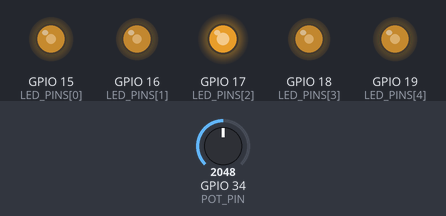
Bench run of a sketch on a simulated ESP32. Shown: output pins drawn as LEDs (lit = HIGH). Inputs (shaded band) come from the test bench; at power-on: GPIO 34 (POT_PIN) = 2048 (analog values on the 0–4095 scale).

Above: at 1.2 s.
1.3 s: GPIO 34 (POT_PIN) set to 2866
At 2.1 s:
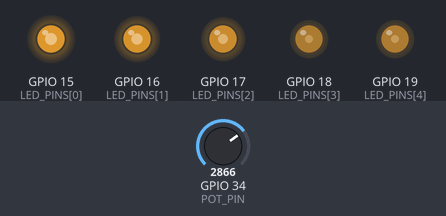
2.8 s: GPIO 34 (POT_PIN) set to 3603
At 3.4 s:
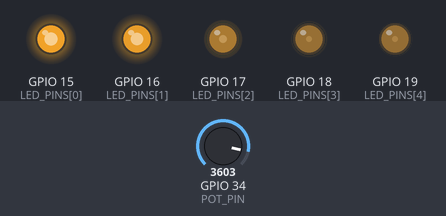
4.3 s: GPIO 34 (POT_PIN) set to 4095
At 5.5 s:
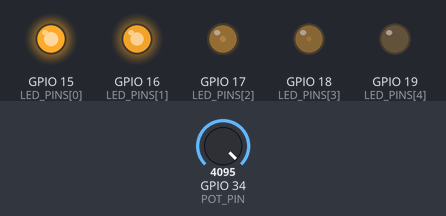
5.8 s: GPIO 34 (POT_PIN) set to 1228
At 6.9 s:
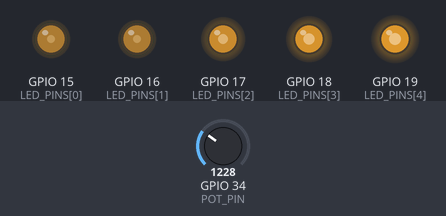
7.3 s: GPIO 34 (POT_PIN) set to 491
At 7.9 s:
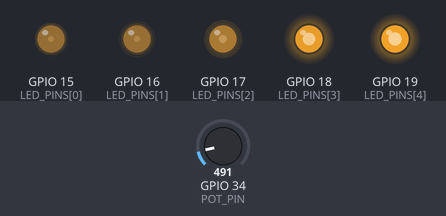
Timing chart, 0 to 9.8 s (numbered marks = the images above; inputs shaded):
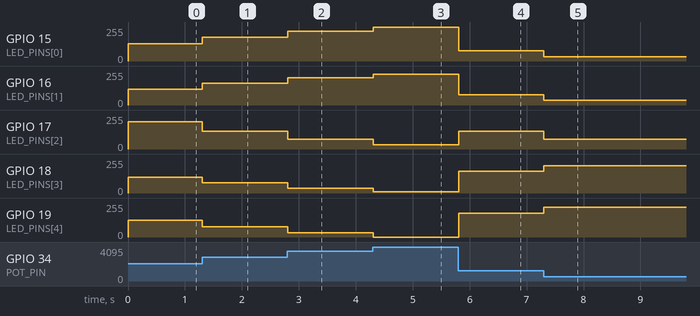

Measured:
- after the input at 1.3 s, GPIO 15 (LED_PINS[0]): 128/255 → 178/255 at once; GPIO 16 (LED_PINS[1]): 120/255 → 164/255 at once; GPIO 17 (LED_PINS[2]): 204/255 → 135/255 at once; GPIO 18 (LED_PINS[3]): 120/255 → 76/255 at once; GPIO 19 (LED_PINS[4]): 127/255 → 77/255 at once
- after the input at 2.8 s, GPIO 15 (LED_PINS[0]): 178/255 → 224/255 at once; GPIO 16 (LED_PINS[1]): 164/255 → 203/255 at once; GPIO 17 (LED_PINS[2]): 135/255 → 72/255 at once; GPIO 18 (LED_PINS[3]): 76/255 → 37/255 at once; GPIO 19 (LED_PINS[4]): 77/255 → 31/255 at once
- after the input at 4.3 s, GPIO 15 (LED_PINS[0]): 224/255 → 255/255 at once; GPIO 16 (LED_PINS[1]): 203/255 → 229/255 at once; GPIO 17 (LED_PINS[2]): 72/255 → 31/255 at once; GPIO 18 (LED_PINS[3]): 37/255 → 10/255 at once; GPIO 19 (LED_PINS[4]): 31/255 → 0/255 at once
- after the input at 5.8 s, GPIO 15 (LED_PINS[0]): 255/255 → 76/255 at once; GPIO 16 (LED_PINS[1]): 229/255 → 76/255 at once; GPIO 17 (LED_PINS[2]): 31/255 → 135/255 at once; GPIO 18 (LED_PINS[3]): 10/255 → 164/255 at once; GPIO 19 (LED_PINS[4]): 0/255 → 178/255 at once
- after the input at 7.3 s, GPIO 15 (LED_PINS[0]): 76/255 → 31/255 at once; GPIO 16 (LED_PINS[1]): 76/255 → 36/255 at once; GPIO 17 (LED_PINS[2]): 135/255 → 72/255 at once; GPIO 18 (LED_PINS[3]): 164/255 → 203/255 at once; GPIO 19 (LED_PINS[4]): 178/255 → 224/255 at once

The sketch:

P4_Seesaw_Dynamic.ino
```cpp
#include <Arduino.h>

// ---------- Hardware ----------
#define POT_PIN        34                       // potentiometer wiper
#define LED_COUNT      5
const int LED_PINS[LED_COUNT] = {15, 16, 17, 18, 19};   // LED0 .. LED4, each through 150 ohm to GND

// ---------- PWM settings ----------
#define PWM_FREQ_HZ    1000
#define PWM_RES_BITS   12
#define DUTY_MAX       4095

// ---------- Brightness limits (as fractions of DUTY_MAX) ----------
#define DUTY_4_PCT     163                      // 4 %  of 4095
#define DUTY_90_PCT    3685                     // 90 % of 4095
#define DUTY_12_PCT    491                      // 12 % of 4095
#define DUTY_80_PCT    3276                     // 80 % of 4095
#define POT_MID        2047                     // middle of the pot range

void setup() {
  Serial.begin(115200);
  analogReadResolution(12);
  for (int i = 0; i < LED_COUNT; i++) {
    ledcAttach(LED_PINS[i], PWM_FREQ_HZ, PWM_RES_BITS);
    ledcWrite(LED_PINS[i], 0);
  }
}

void loop() {
  int potValue = analogRead(POT_PIN);
  int duty[LED_COUNT];

  duty[0] = potValue;                                           // 0 %  -> 100 %
  duty[1] = map(potValue, 0, 4095, DUTY_4_PCT, DUTY_90_PCT);    // 4 %  -> 90 %
  if (potValue <= POT_MID) {                                    // middle LED: up, then down
    duty[2] = map(potValue, 0, POT_MID, DUTY_12_PCT, DUTY_80_PCT);
  } else {
    duty[2] = map(potValue, POT_MID, 4095, DUTY_80_PCT, DUTY_12_PCT);
  }
  duty[3] = map(potValue, 0, 4095, DUTY_90_PCT, DUTY_4_PCT);    // 90 % -> 4 %
  duty[4] = DUTY_MAX - potValue;                                // 100 % -> 0 %

  for (int i = 0; i < LED_COUNT; i++) {
    ledcWrite(LED_PINS[i], duty[i]);
  }
  delay(10);
}
```
